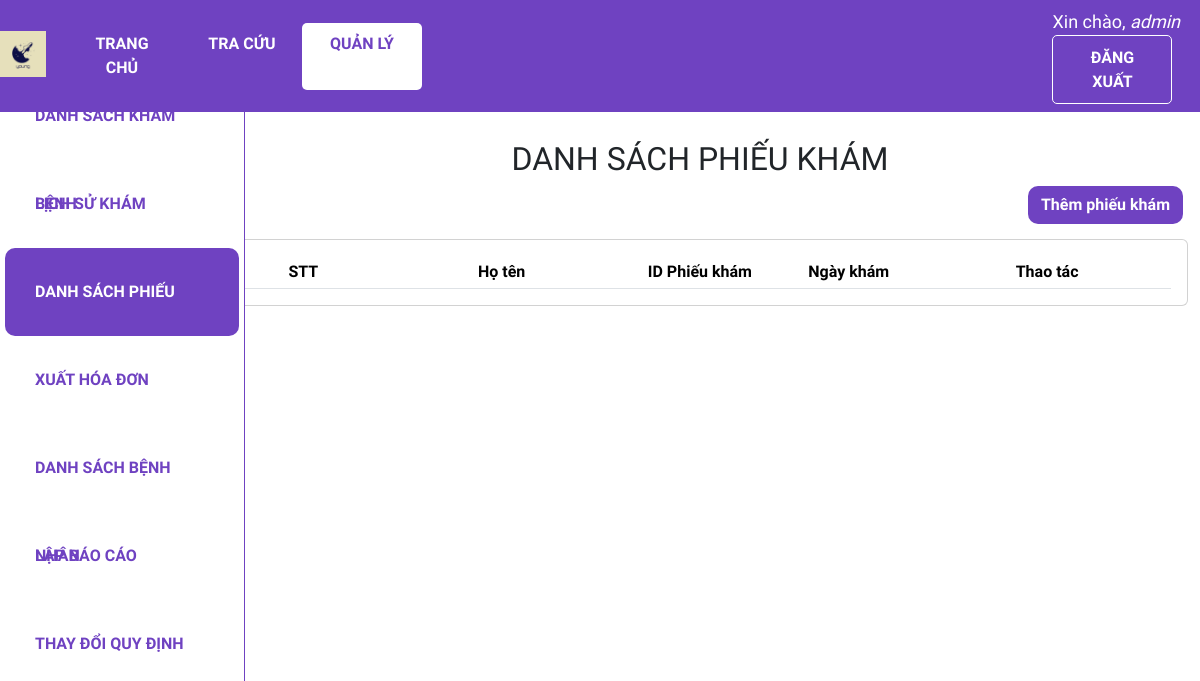
The app's page /dspk (signed in), older data.
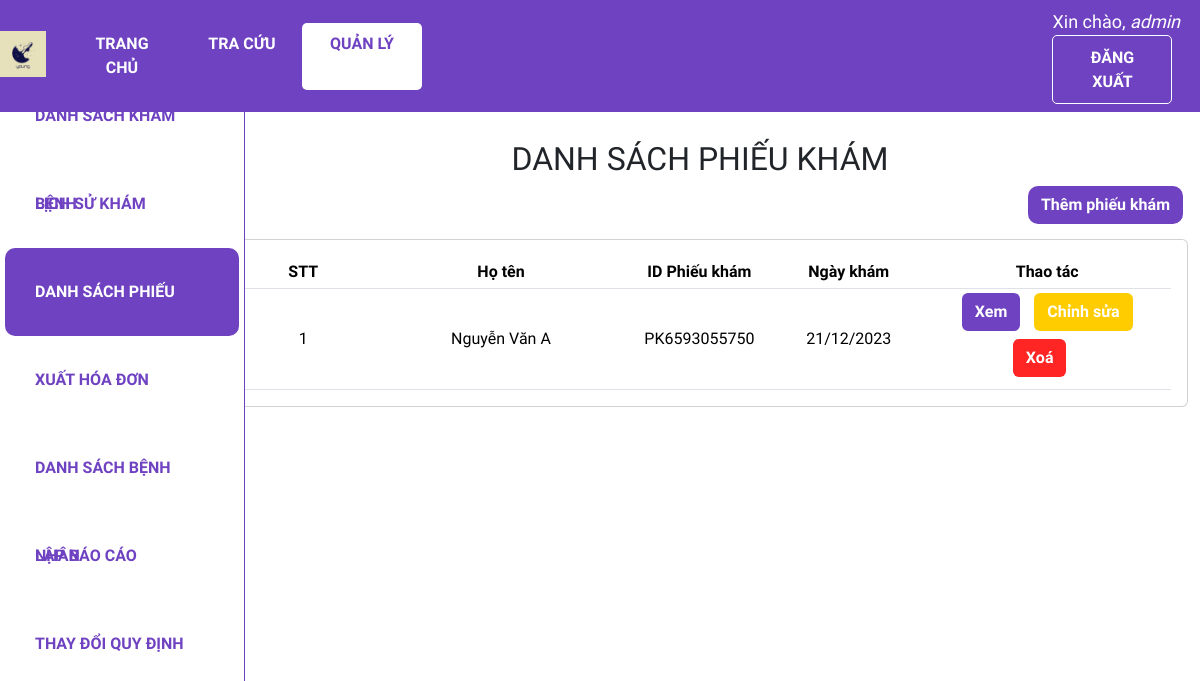
The same page, newer data.
### web_core/models.py (models this page shows, shortened)
class PHIEUKHAM(models.Model):
    id = ShortUUIDField(
        verbose_name='ID phiếu khám',
        length=10,
        max_length=12,
        prefix="PK",
        alphabet="0123456789",
        primary_key=True
    )
    id_benhnhan = models.ForeignKey(BENHNHAN, on_delete = models.CASCADE,verbose_name = 'ID bệnh nhân', null = True)
    ngay_kham = models.DateTimeField('Ngày khám', auto_now_add = True)
    trieu_chung = models.CharField('Triệu chứng', max_length = 100, blank = False)
    loai_benh = models.ForeignKey(DANHMUC, on_delete = models.CASCADE, limit_choices_to = {'loai':'Bệnh'}, related_name = 'benh',verbose_name = 'Loại bệnh',null = True)

class BENHNHAN(models.Model):
    GIOITINH = (
        ('Nam', 'Nam'),
        ('Nữ', 'Nữ'),
    )
    id = ShortUUIDField(
        verbose_name='ID bệnh nhân',
        length=10,
        max_length=12,
        prefix="BN",
        alphabet="0123456789",
        primary_key=True)
    ho_ten = models.CharField('Họ tên', max_length = 100)
    gioi_tinh = models.CharField('Giới tính', max_length = 3, choices = GIOITINH)
    ngay_sinh = models.DateField('Ngày sinh', default = '01/01/1990', null=True)
    dia_chi = models.CharField('Địa chỉ', max_length = 255, null = True)

### web_core/views.py (the view)
# urls.py: path('dspk',views.dspk, name='quanli_dspk'),
@login_required(login_url='login')
def dspk(request):
    dspk = PHIEUKHAM.objects.all().order_by('-ngay_kham')
    enum_dspk = enumerate(dspk,start = 1)
    context = {'enum_dspk':enum_dspk}
    return render(request, 'web_core/dspk.html', context)

### web_core/templates/web_core/dspk.html (shortened to what this page needs)
{% extends 'web_core/main.html' %}
{% block content %}
<div class="row">
    <div class="col-md-2">
        {% include 'web_core/sidebar.html' %}
    </div>
    <div class="col-md-10">
        <h2 class="table-title" style>DANH SÁCH PHIẾU KHÁM</h2>
        <div class="btn-text-right">
            <a class="btn add-btn" href="{% url 'quanli_them_phieukham' %}">Thêm phiếu khám</a>
        </div>
        <div class="card card-body">
            <table class='table table-sm'>
                <tr class="table-head">
                    <th class="small-content">STT</th>
                    <th class="mid-content">Họ tên</th>
                    <th class="small-content">ID Phiếu khám</th>
                    <th class="small-content">Ngày khám</th>
                    <th class="mid-content">Thao tác</th>
                </tr>
                {% for index, phieukham in enum_dspk %}
                <tr>
                    <td class="small-content">{{index}}</td>
                    <td class="mid-content">{{phieukham.id_benhnhan.ho_ten}}</td>
                    <td class="small-content">{{phieukham.id}}</td>
                    <td class="small-content">{{phieukham.ngay_kham|date:"d/m/Y"}}</td>
                    <td>
                        <a class="btn view-btn" href="{% url 'quanli_xem_phieukham' phieukham.id %}">Xem</a>
                        {% if request.user.is_staff%}
                        <a class="btn edit-btn" href="{% url 'quanli_sua_phieukham' phieukham.id %}">Chỉnh sửa</a>
                        <a class="btn del-btn" href="{% url 'quanli_xoa_phieukham' phieukham.id %}">Xoá</a>
                        {% endif %}
                    </td>
                </tr>
                {% endfor %}
            </table>
        </div>
    </div>
</div>
{% endblock %}

Row changes from the older to the newer data that the page shows:
added PHIEUKHAM: index "1", id_benhnhan.ho_ten "Nguyễn Văn A", id "PK6593055750", ngay_kham "21/12/2023"
